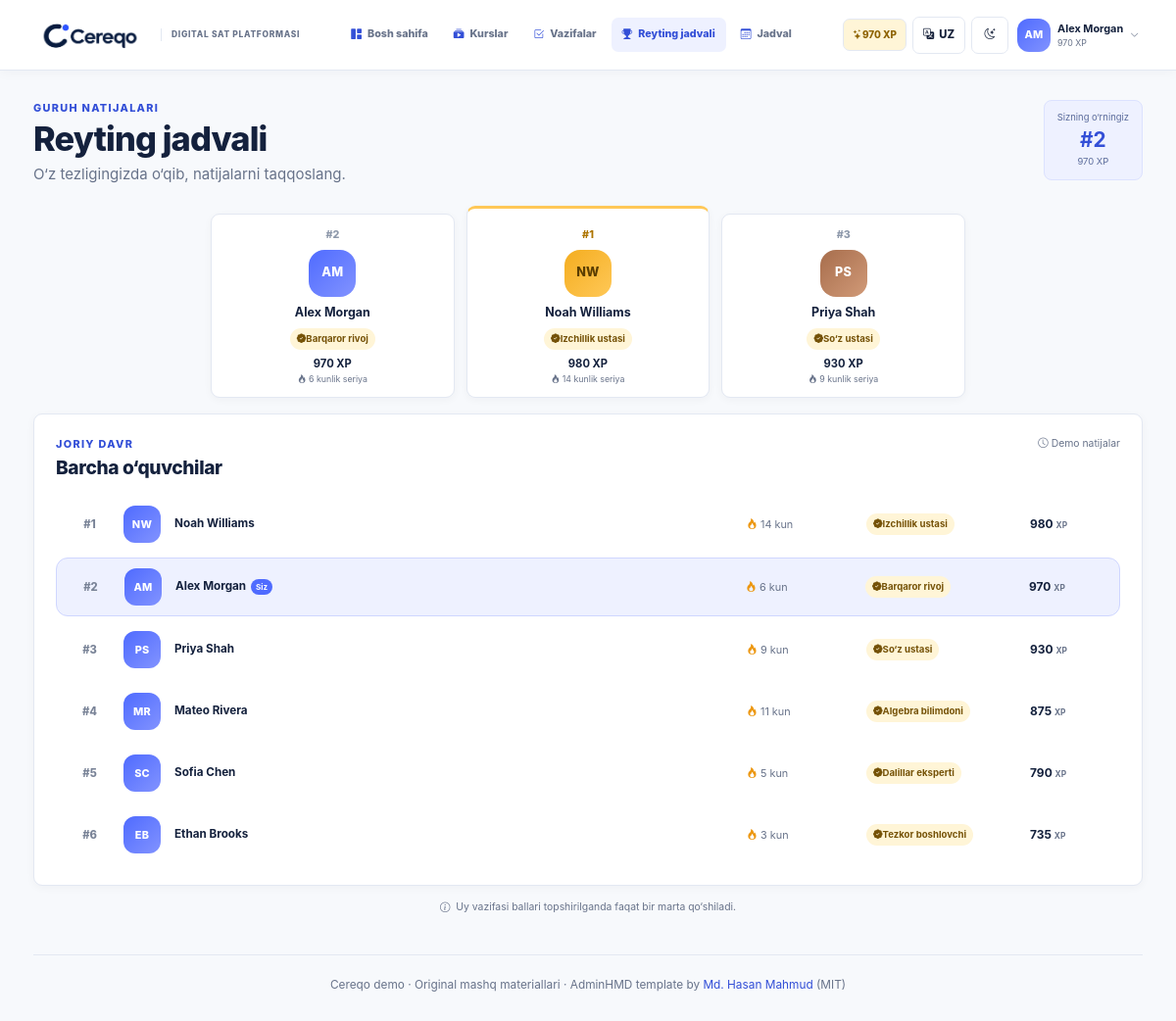
Page /leaderboard/ on the committed database.
### learning/models.py (models this page shows, shortened)
class Student(models.Model):
    name = models.CharField(max_length=100, unique=True)
    initials = models.CharField(max_length=3)
    points = models.PositiveIntegerField(default=0)
    streak = models.PositiveIntegerField(default=0)
    badge = models.CharField(max_length=80, blank=True)
    is_demo = models.BooleanField(default=False)
    class Meta:
        ordering = ["-points", "name"]
    @property
    def rank(self):
        return Student.objects.filter(points__gt=self.points).count() + 1

### learning/views.py (the view)
# urls.py: path("leaderboard/", views.leaderboard, name="leaderboard"),
def leaderboard(request):
    student = _student()
    students = list(Student.objects.all())
    return render(
        request,
        "learning/leaderboard.html",
        {"active_nav": "rank", "students": students, "current_student": student},
    )

### learning/context_processors.py (called while the page is built)
def demo_shell(request):
    student = Student.objects.filter(is_demo=True).first()
    return {"demo_student": student}

### learning/views.py (called while the page is built)
def _student():
    return get_object_or_404(Student, is_demo=True)

### templates/learning/leaderboard.html (shortened to what this page needs)
{% extends 'base.html' %}{% load i18n %}
{% block content %}
<section class="page-heading"><div><p class="eyebrow">{% translate "Class standings" %}</p><h1>{% translate "Leaderboard" %}</h1><p>{% translate "Compare progress while learning at your own pace." %}</p></div><div class="your-rank-callout"><span>{% translate "Your rank" %}</span><strong>#{{ current_student.rank }}</strong><small>{{ current_student.points }} XP</small></div></section>
<section class="podium" aria-label="Top three learners">
  {% for student in students|slice:':3' %}
  <article class="podium-place place-{{ forloop.counter }} {% if student.pk == current_student.pk %}is-current{% endif %}">
    <span class="podium-rank">#{{ forloop.counter }}</span><span class="avatar avatar-lg">{{ student.initials }}</span><strong>{{ student.name }}</strong><span class="badge-chip"><i class="bi bi-patch-check-fill"></i> {% translate student.badge %}</span><b>{{ student.points }} XP</b><small><i class="bi bi-fire"></i> {% blocktranslate with streak=student.streak %}{{ streak }} day streak{% endblocktranslate %}</small>
  </article>
  {% endfor %}
</section>
<section class="surface-card leaderboard-card">
  <div class="section-title-row"><div><p class="eyebrow">{% translate "This season" %}</p><h2>{% translate "All learners" %}</h2></div><span class="season-note"><i class="bi bi-clock"></i> {% translate "Demo standings" %}</span></div>
  <div class="leaderboard-list" role="list">
    {% for student in students %}
    <article class="leader-row {% if student.pk == current_student.pk %}current-row{% endif %}" role="listitem">
      <span class="rank-number">#{{ forloop.counter }}</span><span class="avatar">{{ student.initials }}</span><div class="learner-name"><strong>{{ student.name }}{% if student.pk == current_student.pk %}<span>{% translate "You" %}</span>{% endif %}</strong></div><span class="learner-streak"><i class="bi bi-fire"></i> </span><span class="badge-chip learner-badge"><i class="bi bi-patch-check-fill"></i> {% translate student.badge %}</span><strong class="learner-points">{{ student.points }} <small>XP</small></strong>
    </article>
    {% endfor %}
  </div>
</section>
<p class="leaderboard-footnote"><i class="bi bi-info-circle"></i> {% translate "Homework points are added once when an eligible task is submitted." %}</p>
{% endblock %}

### templates/base.html (shortened to what this page needs)
{% load static i18n %}
<!doctype html>
<html lang="{{ LANGUAGE_CODE }}">
<head>
  <link rel="stylesheet" href="{% static 'vendor/bootstrap/css/bootstrap.min.css' %}">
  <link rel="stylesheet" href="{% static 'vendor/bootstrap-icons/css/bootstrap-icons.css' %}">
  <link rel="stylesheet" href="{% static 'cereqo/css/cereqo.css' %}">
</head>
<body>
  <div class="app-shell topnav-shell">
    <header class="desktop-topbar main-navbar">
      <a class="topnav-brand" href="{% url 'learning:dashboard' %}"><img src="{% static 'cereqo/img/cereqo-logo.png' %}" alt="Cereqo"><span>{% translate "Digital SAT platform" %}</span></a>
      <nav class="desktop-main-nav" aria-label="Main navigation">{% include 'learning/_nav_links.html' %}</nav>
      <div class="topnav-actions">{% if demo_student %}<span class="topnav-xp"><i class="bi bi-stars"></i>{{ demo_student.points }} XP</span>{% endif %}{% include 'learning/_toolbar_controls.html' %}{% include 'learning/_profile_menu.html' %}</div>
    </header>
    <div class="app-main {% if course_navigation %}has-course-sidebar{% endif %}">
      <main id="main-content" class="page-content" tabindex="-1">
        {% block content %}{% endblock %}
        <footer class="page-footer">{% translate "Cereqo demo" %} · {% translate "Original practice content" %} · AdminHMD template by <a href="https://github.com/HasanMahmudDev" target="_blank" rel="noreferrer">Md. Hasan Mahmud</a> (MIT)</footer>
      </main>
    </div>
  </div>
</body>
</html>

### templates/learning/_profile_menu.html (shortened to what this page needs)
{% load i18n %}
{% if demo_student %}<div class="dropdown profile-menu">
  <button class="profile-trigger" type="button" data-bs-toggle="dropdown" aria-expanded="false" aria-label="{% translate 'Open profile menu' %}"><span class="avatar avatar-sm">{{ demo_student.initials }}</span><span class="profile-trigger-copy"><strong>{{ demo_student.name }}</strong><small>{{ demo_student.points }} XP</small></span><i class="bi bi-chevron-down"></i></button>
</div>{% endif %}

### rows in the picture
Student: points "970", initials "AM", name "Alex Morgan", rank "2"
Student: initials "NW", name "Noah Williams", points "980"
Student: initials "PS", name "Priya Shah", points "930"
Student: initials "MR", name "Mateo Rivera", points "875"
Student: initials "SC", name "Sofia Chen", points "790"
Student: initials "EB", name "Ethan Brooks", points "735"

### other values in the picture
{{ LANGUAGE_CODE|upper }} "UZ"
